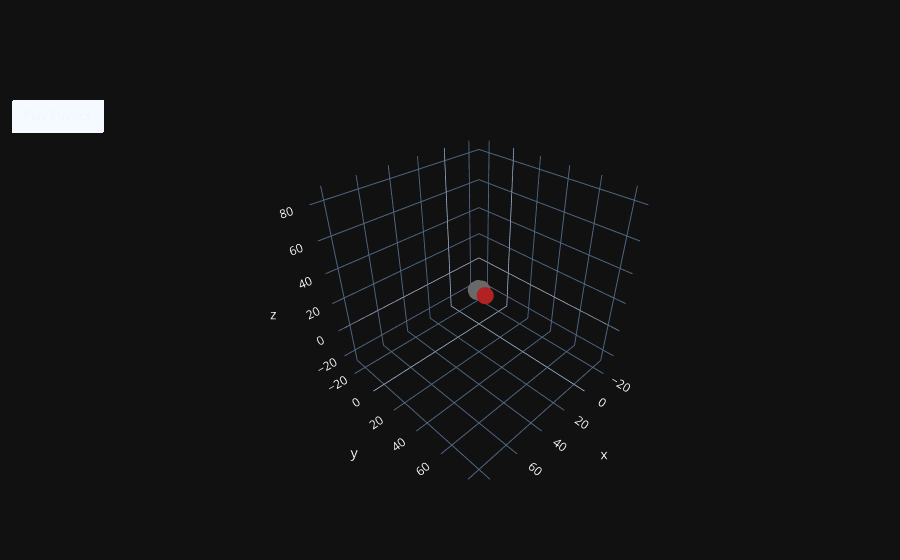

This figure's notebook cell:
### Code cell
import numpy as np

print("1. Creating the Hexagon Ring...")
# Create 6 Carbon atoms in a hexagon
radius = 2.0
c_ring = []
for i in range(6):
    angle = (2 * np.pi * i) / 6
    x = radius * np.cos(angle)
    y = radius * np.sin(angle)
    # Give them zero initial velocity to start perfectly still
    c_ring.append(Atom(element="C", mass=12.01, position=np.array([x, y, 0.0]), velocity=np.zeros(3)))

# The Bullet: A heavy Oxygen atom coming in fast and off-center
# It's aimed to 'clip' the edge of the ring at x=2.0, y=0.0
o_bullet = Atom(element="O", mass=16.00, position=np.array([2.5, 8.0, 1.0]), velocity=np.array([0.0, -4.0, -0.5]))

all_atoms = c_ring + [o_bullet]

# Ring Bonds: 0-1, 1-2, 2-3, 3-4, 4-5, AND 5-0 to close the loop
bonds = [(0, 1), (1, 2), (2, 3), (3, 4), (4, 5), (5, 0)]

print("2. Running High-Resolution Simulation...")

sim = MDSimulator(atoms_properties=all_atoms, bonded_atoms=bonds, dt=0.0005, steps=50000)
trajectory = sim.simulation()

print("3. Rendering with Plotly (Auto-Scaling Box)...")

sim.graph_plotly(trajectory, skip=200)

### Figure 1 — Plotly figure (JSON) as saved in the notebook; plotly's stock layout.template omitted (floating-point values rounded to 4 significant figures)
{"data": [{"marker": {"color": ["dimgray", "dimgray", "dimgray", "dimgray", "dimgray", "dimgray", "firebrick"], "size": 10}, "mode": "markers", "type": "scatter3d", "x": [2.0, 1.0, -1.0, -2.0, -1.0, 1.0, 2.5], "y": [0.0, 1.732, 1.732, 2.449e-16, -1.732, -1.732, 8.0], "z": [0.0, 0.0, 0.0, 0.0, 0.0, 0.0, 1.0]}], "layout": {"scene": {"aspectmode": "cube", "xaxis": {"range": [-28.83, 87.56]}, "yaxis": {"range": [-28.83, 87.56]}, "zaxis": {"range": [-28.83, 87.56]}}, "updatemenus": [{"buttons": [{"args": [null], "label": "Play Physics", "method": "animate"}], "type": "buttons"}]}}
